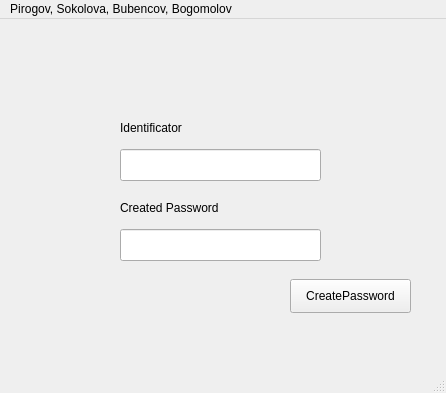
<?xml version="1.0" encoding="UTF-8"?>
<ui version="4.0">
 <class>MainWindow</class>
 <widget class="QMainWindow" name="MainWindow">
  <property name="geometry">
   <rect>
    <x>0</x>
    <y>0</y>
    <width>446</width>
    <height>393</height>
   </rect>
  </property>
  <property name="windowTitle">
   <string>MainWindow</string>
  </property>
  <widget class="QWidget" name="centralwidget">
   <widget class="QPushButton" name="WorkButton">
    <property name="geometry">
     <rect>
      <x>290</x>
      <y>260</y>
      <width>121</width>
      <height>34</height>
     </rect>
    </property>
    <property name="text">
     <string>CreatePassword</string>
    </property>
   </widget>
   <widget class="QLineEdit" name="LoginLine">
    <property name="geometry">
     <rect>
      <x>120</x>
      <y>130</y>
      <width>201</width>
      <height>32</height>
     </rect>
    </property>
   </widget>
   <widget class="QLineEdit" name="PasswordLine">
    <property name="geometry">
     <rect>
      <x>120</x>
      <y>210</y>
      <width>201</width>
      <height>32</height>
     </rect>
    </property>
   </widget>
   <widget class="QLabel" name="label">
    <property name="geometry">
     <rect>
      <x>120</x>
      <y>100</y>
      <width>81</width>
      <height>18</height>
     </rect>
    </property>
    <property name="text">
     <string>Identificator</string>
    </property>
   </widget>
   <widget class="QLabel" name="label_2">
    <property name="geometry">
     <rect>
      <x>120</x>
      <y>180</y>
      <width>111</width>
      <height>18</height>
     </rect>
    </property>
    <property name="text">
     <string>Created Password</string>
    </property>
   </widget>
  </widget>
  <widget class="QMenuBar" name="menubar">
   <property name="geometry">
    <rect>
     <x>0</x>
     <y>0</y>
     <width>446</width>
     <height>30</height>
    </rect>
   </property>
   <widget class="QMenu" name="menuPirogov_Sokolova_Bubencov_Bogomolov">
    <property name="title">
     <string>Pirogov, Sokolova, Bubencov, Bogomolov</string>
    </property>
   </widget>
   <addaction name="menuPirogov_Sokolova_Bubencov_Bogomolov"/>
  </widget>
  <widget class="QStatusBar" name="statusbar"/>
 </widget>
 <resources/>
 <connections/>
</ui>
